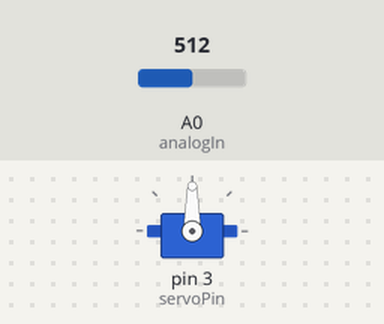
Bench run of a sketch on a simulated Arduino Uno, built with avr-gcc and run on an emulated ATmega328P. On the bench: servo. The test bench sets the inputs (shaded band); at power-on: A0 (analogIn) = 512.

Above: at 1.2 s.
1.3 s: A0 (analogIn) set to 716
At 2.5 s:
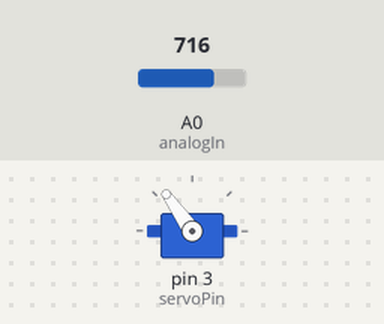
2.8 s: A0 (analogIn) set to 900
At 3.7 s:
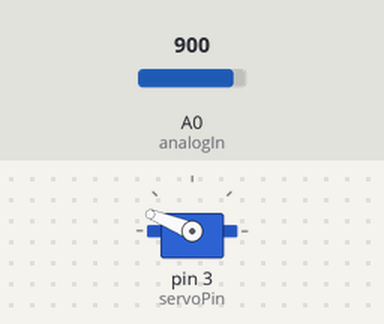
4.3 s: A0 (analogIn) set to 1023
At 4.9 s:
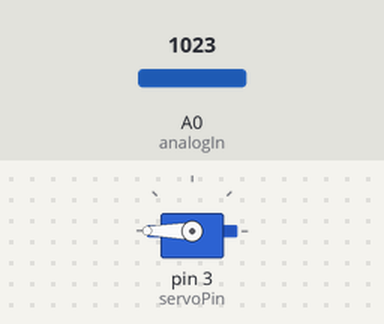
5.8 s: A0 (analogIn) set to 306
At 7.0 s:
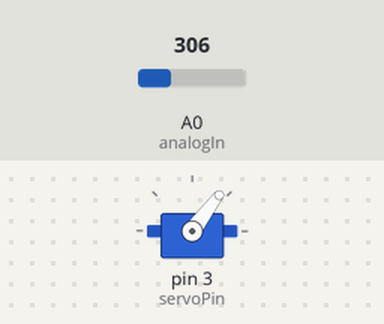
7.3 s: A0 (analogIn) set to 122
At 8.3 s:
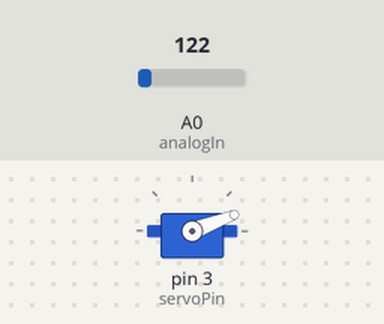
Timing chart, 0 to 9.8 s (numbered marks = the images above; inputs shaded):
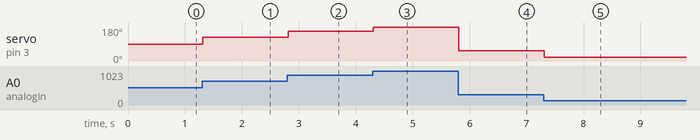

Measured:
- after the input at 1.3 s, servo on pin 3 (servoPin): 90° → 125° at once
- after the input at 2.8 s, servo on pin 3 (servoPin): 125° → 158° at once
- after the input at 4.3 s, servo on pin 3 (servoPin): 158° → 180° at once
- after the input at 5.8 s, servo on pin 3 (servoPin): 180° → 53° at once
- after the input at 7.3 s, servo on pin 3 (servoPin): 53° → 21° at once

The sketch:

sketch_ControlServoMotor.ino
```cpp
#include <Servo.h>

Servo myServo;
int servoPin = 3;
int analogIn = A0;
int readValue;

void setup() {
  // put your setup code here, to run once:
  myServo.attach(servoPin);
}

void loop() {
  // put your main code here, to run repeatedly:
  readValue = analogRead(analogIn); // Value range 0 - 1023
  moveServo(readValue, 10);
  delay(10);
}

void moveServo(int analogValue, int analogRes){
  int maxVal = pow(2.0, analogRes) - 1;
  int angle = map(analogValue, 0, maxVal, 0, 180);
  myServo.write(angle);
}
```
